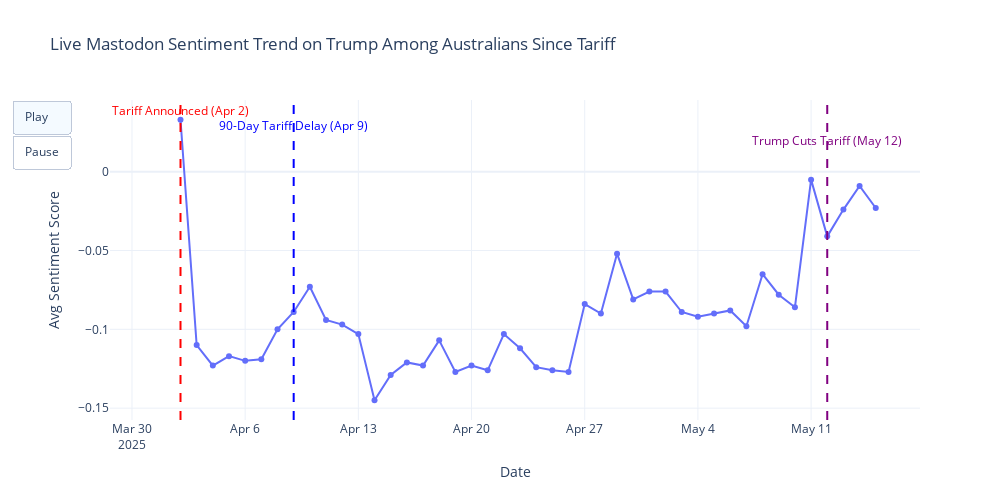

Notebook code for this chart:
### Markdown cell above
## 📉 How Do Australians Feel About Trump on Mastodon After the Tariff?

### Code cell
fig = plot_animated_sentiment_trend(df_plot, [
    ("2025-04-02", "Tariff Announced (Apr 2)", "red", 0),
    ("2025-04-09", "90-Day Tariff Delay (Apr 9)", "blue", -15),
    ("2025-05-12", "Trump Cuts Tariff (May 12)", "purple", -30)
])
fig.show()

### Figure 1 — Plotly figure (JSON) as saved in the notebook; plotly's stock layout.template omitted (floating-point values rounded to 4 significant figures)
{"data": [{"mode": "lines+markers", "name": "Avg Sentiment", "type": "scatter", "x": ["2025-04-02T00:00:00", "2025-04-03T00:00:00", "2025-04-04T00:00:00", "2025-04-05T00:00:00", "2025-04-06T00:00:00", "2025-04-07T00:00:00", "2025-04-08T00:00:00", "2025-04-09T00:00:00", "2025-04-10T00:00:00", "2025-04-11T00:00:00", "2025-04-12T00:00:00", "2025-04-13T00:00:00", "2025-04-14T00:00:00", "2025-04-15T00:00:00", "2025-04-16T00:00:00", "2025-04-17T00:00:00", "2025-04-18T00:00:00", "2025-04-19T00:00:00", "2025-04-20T00:00:00", "2025-04-21T00:00:00", "2025-04-22T00:00:00", "2025-04-23T00:00:00", "2025-04-24T00:00:00", "2025-04-25T00:00:00", "2025-04-26T00:00:00", "2025-04-27T00:00:00", "2025-04-28T00:00:00", "2025-04-29T00:00:00", "2025-04-30T00:00:00", "2025-05-01T00:00:00", "2025-05-02T00:00:00", "2025-05-03T00:00:00", "2025-05-04T00:00:00", "2025-05-05T00:00:00", "2025-05-06T00:00:00", "2025-05-07T00:00:00", "2025-05-08T00:00:00", "2025-05-09T00:00:00", "2025-05-10T00:00:00", "2025-05-11T00:00:00", "2025-05-12T00:00:00", "2025-05-13T00:00:00", "2025-05-14T00:00:00", "2025-05-15T00:00:00"], "y": [0.033, -0.11, -0.123, -0.117, -0.12, -0.119, -0.1, -0.089, -0.073, -0.094, -0.097, -0.103, -0.145, -0.129, -0.121, -0.123, -0.107, -0.127, -0.123, -0.126, -0.103, -0.112, -0.124, -0.126, -0.127, -0.084, -0.09, -0.052, -0.081, -0.076, -0.076, -0.089, -0.092, -0.09, -0.088, -0.098, -0.065, -0.078, -0.086, -0.005, -0.041, -0.024, -0.009, -0.023]}], "layout": {"annotations": [{"font": {"color": "red"}, "showarrow": false, "text": "Tariff Announced (Apr 2)", "x": "2025-04-02T00:00:00", "xref": "x", "y": 1, "yref": "paper", "yshift": 0}, {"font": {"color": "blue"}, "showarrow": false, "text": "90-Day Tariff Delay (Apr 9)", "x": "2025-04-09T00:00:00", "xref": "x", "y": 1, "yref": "paper", "yshift": -15}, {"font": {"color": "purple"}, "showarrow": false, "text": "Trump Cuts Tariff (May 12)", "x": "2025-05-12T00:00:00", "xref": "x", "y": 1, "yref": "paper", "yshift": -30}], "height": 500, "shapes": [{"line": {"color": "red", "dash": "dash", "width": 2}, "type": "line", "x0": "2025-04-02T00:00:00", "x1": "2025-04-02T00:00:00", "xref": "x", "y0": 0, "y1": 1, "yref": "paper"}, {"line": {"color": "blue", "dash": "dash", "width": 2}, "type": "line", "x0": "2025-04-09T00:00:00", "x1": "2025-04-09T00:00:00", "xref": "x", "y0": 0, "y1": 1, "yref": "paper"}, {"line": {"color": "purple", "dash": "dash", "width": 2}, "type": "line", "x0": "2025-05-12T00:00:00", "x1": "2025-05-12T00:00:00", "xref": "x", "y0": 0, "y1": 1, "yref": "paper"}], "title": {"text": "Live Mastodon Sentiment Trend on Trump Among Australians Since Tariff"}, "updatemenus": [{"active": 0, "buttons": [{"args": [null, {"frame": {"duration": 100}}], "label": "Play", "method": "animate"}, {"args": [[null], {"frame": {"duration": 0}, "mode": "immediate"}], "label": "Pause", "method": "animate"}], "type": "buttons"}], "width": 1000, "xaxis": {"autorange": true, "range": ["2025-03-28 06:40", "2025-05-17 03:42:13.3333"], "title": {"text": "Date"}, "type": "date"}, "yaxis": {"autorange": true, "range": [-0.1575, 0.04553], "title": {"text": "Avg Sentiment Score"}, "type": "linear"}}}
